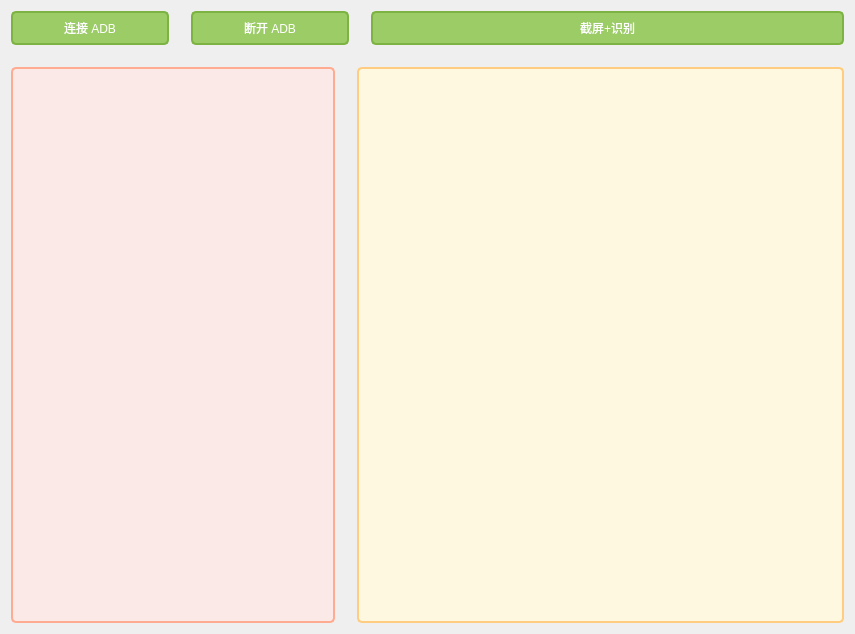
<?xml version="1.0" encoding="UTF-8"?>
<ui version="4.0">
 <class>Form</class>
 <widget class="QWidget" name="Form">
  <property name="geometry">
   <rect>
    <x>0</x>
    <y>0</y>
    <width>855</width>
    <height>634</height>
   </rect>
  </property>
  <property name="windowTitle">
   <string>Form</string>
  </property>
  <property name="styleSheet">
   <string notr="true">QPlainTextEdit, QLineEdit
{
  font: 14pt &quot;Microsoft YaHei UI&quot;;
  background-color:#fff8e1;
  border:2px solid #ffcc80;
  border-radius:5px;
  color: #454545;
  padding: 6px 6px
}

QLabel,QCheckBox
{
  font: 14pt &quot;Microsoft YaHei UI&quot;;
  background-color:#e8f5e9;
  border:2px solid #a5d6a7;
  border-radius:5px;
}


/* 绿色按钮 */
QPushButton
{
  font: 14pt &quot;Microsoft YaHei UI&quot;;
  background-color:#9ccc65;
  border:2px solid #7cb342;
  border-radius:5px;
  color: white;
  padding: 6px 6px
}
QPushButton:hover
{
  font: 14pt &quot;Microsoft YaHei UI&quot;;
  background-color:#7cb342;
  border:2px solid #689f38;
  border-radius:5px;
  color:white;
  padding: 6px 6px
}
QPushButton:hover:pressed
{
  font: 14pt &quot;Microsoft YaHei UI&quot;;
  background-color:#558b2f; 
  border:2px solid #33691e;
  border-radius:5px;
  color:white;
  padding: 6px 6px
}</string>
  </property>
  <layout class="QVBoxLayout" name="verticalLayout">
   <property name="spacing">
    <number>22</number>
   </property>
   <item>
    <layout class="QHBoxLayout" name="horizontalLayout_2" stretch="1,1,3">
     <item>
      <widget class="QPushButton" name="connectADB">
       <property name="text">
        <string>连接 ADB</string>
       </property>
      </widget>
     </item>
     <item>
      <widget class="QPushButton" name="disconnectADB">
       <property name="text">
        <string>断开 ADB</string>
       </property>
      </widget>
     </item>
     <item>
      <widget class="QPushButton" name="shoot_now">
       <property name="text">
        <string>截屏+识别</string>
       </property>
      </widget>
     </item>
    </layout>
   </item>
   <item>
    <layout class="QHBoxLayout" name="horizontalLayout" stretch="2,3">
     <item>
      <widget class="QPlainTextEdit" name="cmd_out">
       <property name="styleSheet">
        <string notr="true">QPlainTextEdit, QLineEdit
{
  font: 14pt &quot;Microsoft YaHei UI&quot;;
  background-color:#fbe9e7;
  border:2px solid #ffab91;
  border-radius:5px;
  color: #454545;
  padding: 6px 6px
}</string>
       </property>
      </widget>
     </item>
     <item>
      <widget class="QPlainTextEdit" name="text_out"/>
     </item>
    </layout>
   </item>
  </layout>
 </widget>
 <resources/>
 <connections/>
</ui>
